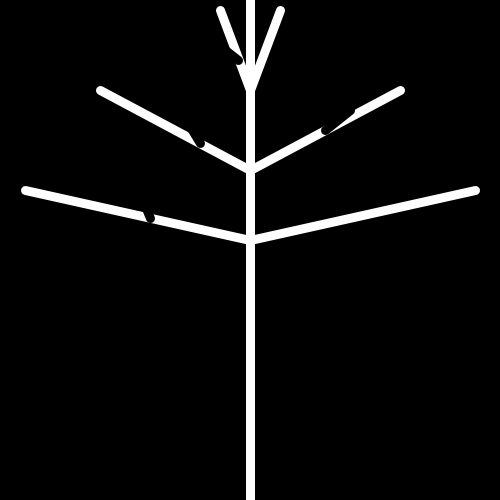
Frame 1 (no input)
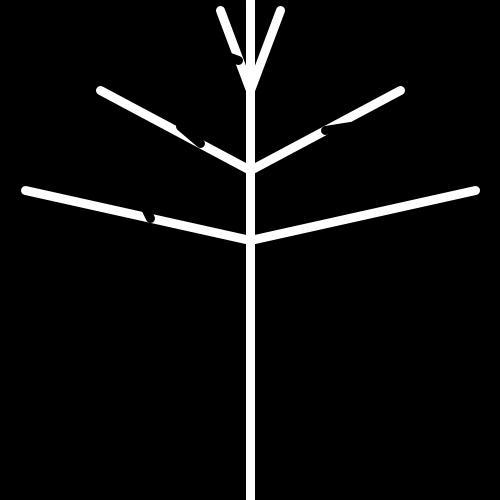
Frame 60 (the mouse pressed at the canvas centre just before this capture)
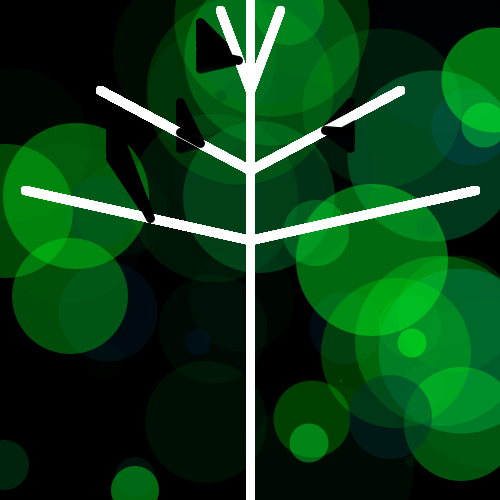
Frame 120 (the mouse held since frame 60 and released just before this capture)

The Processing sketch that drew these frames (run headless with seeded random() and noise(); from frame 60 on, the mouse is pressed at the canvas centre):

// Processing sketch: processing_93045
// ── processing_93045.pde

//moving trunks position
int y = 110;


//colors of ellipse
int r;
int g;
int b;
int a;

//variables of ellipse
int d;
int x;
int k;

void setup(){
background(0);
size(500,500);
smooth();

}

void draw(){
 
  frameRate(14);
//ellipse
  fill(r,g,b,a);
  noStroke();
  ellipse(x,k,d,d);  
  stroke(255);
  strokeWeight(9);
 
  
  if (mouseX < width/2) {
  background(0);
}
  
  x = int(random(500));
  k = int(random(500));
  d = int(random(200));
  r = int(random(0));
  g = int(random(400));
  b = int(random(100));
  a = int(random(120));


line(250,0,250,500);

//left trunks, bottom to top
line(250,240,25,190);
line(250,170,100,90);
line(250,90,220,10);

//right trunks
line(250,240,475,190);
line(250,170,400,90);
line(250,90,280,10);
 
//small trunks, bottom to top
stroke(0);
line(150,218,110,y+10);
line(200,143,180,y);
line(238,60,200,y-80);
line(325,130,350,y);


y = int(random(100,150));

}

void mousePressed(){
noStroke();
fill(255,500,0);
ellipse(475,190,15,15);
ellipse(400,90,15,15);
ellipse(280,10,15,15);
}
